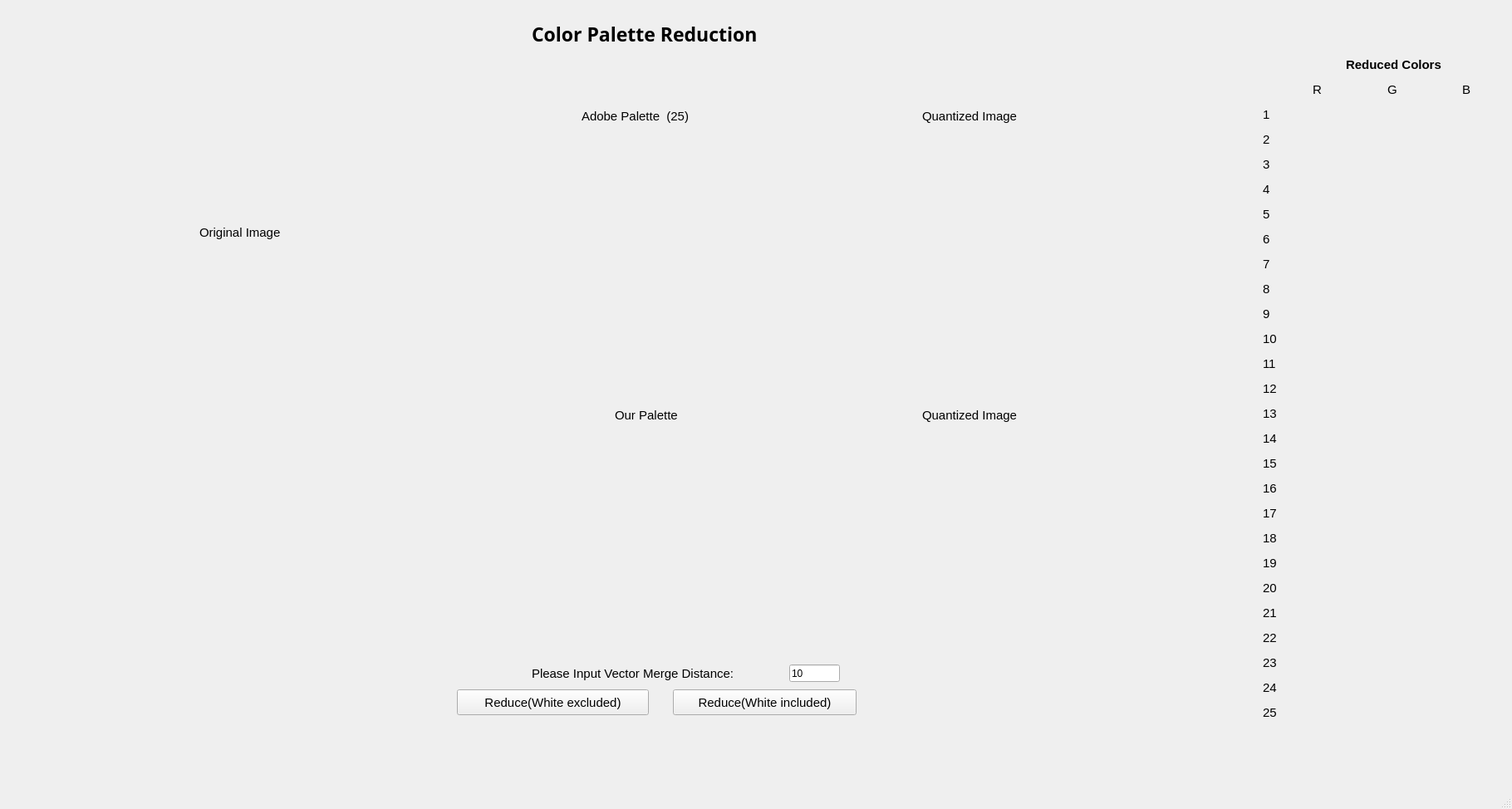
<?xml version="1.0" encoding="UTF-8"?>
<ui version="4.0">
 <class>MainWindow</class>
 <widget class="QMainWindow" name="MainWindow">
  <property name="geometry">
   <rect>
    <x>0</x>
    <y>0</y>
    <width>1820</width>
    <height>974</height>
   </rect>
  </property>
  <property name="windowTitle">
   <string>MainWindow</string>
  </property>
  <widget class="QWidget" name="centralwidget">
   <widget class="QLabel" name="quantizeLabel">
    <property name="geometry">
     <rect>
      <x>970</x>
      <y>170</y>
      <width>491</width>
      <height>251</height>
     </rect>
    </property>
    <property name="text">
     <string/>
    </property>
   </widget>
   <widget class="QLabel" name="originLabel">
    <property name="geometry">
     <rect>
      <x>50</x>
      <y>300</y>
      <width>491</width>
      <height>271</height>
     </rect>
    </property>
    <property name="text">
     <string/>
    </property>
   </widget>
   <widget class="QLineEdit" name="vector_distance">
    <property name="geometry">
     <rect>
      <x>950</x>
      <y>800</y>
      <width>61</width>
      <height>21</height>
     </rect>
    </property>
    <property name="text">
     <string>10</string>
    </property>
   </widget>
   <widget class="QLabel" name="label">
    <property name="geometry">
     <rect>
      <x>640</x>
      <y>801</y>
      <width>311</width>
      <height>20</height>
     </rect>
    </property>
    <property name="font">
     <font>
      <pointsize>11</pointsize>
     </font>
    </property>
    <property name="text">
     <string>Please Input Vector Merge Distance:</string>
    </property>
   </widget>
   <widget class="QLabel" name="paletteLabel1">
    <property name="geometry">
     <rect>
      <x>630</x>
      <y>170</y>
      <width>301</width>
      <height>251</height>
     </rect>
    </property>
    <property name="text">
     <string/>
    </property>
   </widget>
   <widget class="QLabel" name="paletteLabel2">
    <property name="geometry">
     <rect>
      <x>630</x>
      <y>530</y>
      <width>301</width>
      <height>251</height>
     </rect>
    </property>
    <property name="text">
     <string/>
    </property>
   </widget>
   <widget class="QLabel" name="label_2">
    <property name="geometry">
     <rect>
      <x>240</x>
      <y>270</y>
      <width>141</width>
      <height>20</height>
     </rect>
    </property>
    <property name="font">
     <font>
      <pointsize>11</pointsize>
     </font>
    </property>
    <property name="text">
     <string>Original Image</string>
    </property>
   </widget>
   <widget class="QLabel" name="label_3">
    <property name="geometry">
     <rect>
      <x>1110</x>
      <y>130</y>
      <width>191</width>
      <height>20</height>
     </rect>
    </property>
    <property name="font">
     <font>
      <pointsize>11</pointsize>
     </font>
    </property>
    <property name="text">
     <string>Quantized Image</string>
    </property>
   </widget>
   <widget class="QLabel" name="label_4">
    <property name="geometry">
     <rect>
      <x>700</x>
      <y>130</y>
      <width>201</width>
      <height>20</height>
     </rect>
    </property>
    <property name="font">
     <font>
      <pointsize>11</pointsize>
     </font>
    </property>
    <property name="text">
     <string>Adobe Palette  (25)</string>
    </property>
   </widget>
   <widget class="QLabel" name="label_5">
    <property name="geometry">
     <rect>
      <x>740</x>
      <y>490</y>
      <width>141</width>
      <height>20</height>
     </rect>
    </property>
    <property name="font">
     <font>
      <pointsize>11</pointsize>
     </font>
    </property>
    <property name="text">
     <string>Our Palette</string>
    </property>
   </widget>
   <widget class="QLabel" name="quantizeLabel2">
    <property name="geometry">
     <rect>
      <x>970</x>
      <y>530</y>
      <width>491</width>
      <height>251</height>
     </rect>
    </property>
    <property name="text">
     <string/>
    </property>
   </widget>
   <widget class="QLabel" name="label_6">
    <property name="geometry">
     <rect>
      <x>1110</x>
      <y>490</y>
      <width>191</width>
      <height>20</height>
     </rect>
    </property>
    <property name="font">
     <font>
      <pointsize>11</pointsize>
     </font>
    </property>
    <property name="text">
     <string>Quantized Image</string>
    </property>
   </widget>
   <widget class="QPushButton" name="reduceBtn">
    <property name="geometry">
     <rect>
      <x>550</x>
      <y>830</y>
      <width>231</width>
      <height>31</height>
     </rect>
    </property>
    <property name="font">
     <font>
      <pointsize>11</pointsize>
     </font>
    </property>
    <property name="text">
     <string>Reduce(White excluded)</string>
    </property>
   </widget>
   <widget class="QLabel" name="numLabel">
    <property name="geometry">
     <rect>
      <x>830</x>
      <y>490</y>
      <width>31</width>
      <height>20</height>
     </rect>
    </property>
    <property name="font">
     <font>
      <pointsize>11</pointsize>
     </font>
    </property>
    <property name="text">
     <string/>
    </property>
   </widget>
   <widget class="QLabel" name="label_7">
    <property name="geometry">
     <rect>
      <x>640</x>
      <y>30</y>
      <width>411</width>
      <height>21</height>
     </rect>
    </property>
    <property name="font">
     <font>
      <family>Arial Black</family>
      <pointsize>17</pointsize>
      <weight>75</weight>
      <italic>false</italic>
      <bold>true</bold>
      <strikeout>false</strikeout>
     </font>
    </property>
    <property name="text">
     <string>Color Palette Reduction</string>
    </property>
   </widget>
   <widget class="QLabel" name="psnrLabel2">
    <property name="geometry">
     <rect>
      <x>1250</x>
      <y>490</y>
      <width>171</width>
      <height>20</height>
     </rect>
    </property>
    <property name="font">
     <font>
      <pointsize>11</pointsize>
     </font>
    </property>
    <property name="text">
     <string/>
    </property>
   </widget>
   <widget class="QLabel" name="psnrLabel1">
    <property name="geometry">
     <rect>
      <x>1250</x>
      <y>130</y>
      <width>161</width>
      <height>20</height>
     </rect>
    </property>
    <property name="font">
     <font>
      <pointsize>11</pointsize>
     </font>
    </property>
    <property name="text">
     <string/>
    </property>
   </widget>
   <widget class="QLabel" name="label_8">
    <property name="geometry">
     <rect>
      <x>1620</x>
      <y>70</y>
      <width>171</width>
      <height>16</height>
     </rect>
    </property>
    <property name="font">
     <font>
      <pointsize>11</pointsize>
      <weight>75</weight>
      <bold>true</bold>
     </font>
    </property>
    <property name="text">
     <string>Reduced Colors</string>
    </property>
   </widget>
   <widget class="QLabel" name="r1">
    <property name="geometry">
     <rect>
      <x>1580</x>
      <y>130</y>
      <width>31</width>
      <height>16</height>
     </rect>
    </property>
    <property name="font">
     <font>
      <pointsize>11</pointsize>
     </font>
    </property>
    <property name="text">
     <string/>
    </property>
   </widget>
   <widget class="QLabel" name="g1">
    <property name="geometry">
     <rect>
      <x>1670</x>
      <y>130</y>
      <width>31</width>
      <height>16</height>
     </rect>
    </property>
    <property name="font">
     <font>
      <pointsize>11</pointsize>
     </font>
    </property>
    <property name="text">
     <string/>
    </property>
   </widget>
   <widget class="QLabel" name="b1">
    <property name="geometry">
     <rect>
      <x>1760</x>
      <y>130</y>
      <width>31</width>
      <height>16</height>
     </rect>
    </property>
    <property name="font">
     <font>
      <pointsize>11</pointsize>
     </font>
    </property>
    <property name="text">
     <string/>
    </property>
   </widget>
   <widget class="QLabel" name="b2">
    <property name="geometry">
     <rect>
      <x>1760</x>
      <y>160</y>
      <width>31</width>
      <height>16</height>
     </rect>
    </property>
    <property name="font">
     <font>
      <pointsize>11</pointsize>
     </font>
    </property>
    <property name="text">
     <string/>
    </property>
   </widget>
   <widget class="QLabel" name="r2">
    <property name="geometry">
     <rect>
      <x>1580</x>
      <y>160</y>
      <width>31</width>
      <height>16</height>
     </rect>
    </property>
    <property name="font">
     <font>
      <pointsize>11</pointsize>
     </font>
    </property>
    <property name="text">
     <string/>
    </property>
   </widget>
   <widget class="QLabel" name="g2">
    <property name="geometry">
     <rect>
      <x>1670</x>
      <y>160</y>
      <width>31</width>
      <height>16</height>
     </rect>
    </property>
    <property name="font">
     <font>
      <pointsize>11</pointsize>
     </font>
    </property>
    <property name="text">
     <string/>
    </property>
   </widget>
   <widget class="QLabel" name="b3">
    <property name="geometry">
     <rect>
      <x>1760</x>
      <y>190</y>
      <width>31</width>
      <height>16</height>
     </rect>
    </property>
    <property name="font">
     <font>
      <pointsize>11</pointsize>
     </font>
    </property>
    <property name="text">
     <string/>
    </property>
   </widget>
   <widget class="QLabel" name="g3">
    <property name="geometry">
     <rect>
      <x>1670</x>
      <y>190</y>
      <width>31</width>
      <height>16</height>
     </rect>
    </property>
    <property name="font">
     <font>
      <pointsize>11</pointsize>
     </font>
    </property>
    <property name="text">
     <string/>
    </property>
   </widget>
   <widget class="QLabel" name="r3">
    <property name="geometry">
     <rect>
      <x>1580</x>
      <y>190</y>
      <width>31</width>
      <height>16</height>
     </rect>
    </property>
    <property name="font">
     <font>
      <pointsize>11</pointsize>
     </font>
    </property>
    <property name="text">
     <string/>
    </property>
   </widget>
   <widget class="QLabel" name="b4">
    <property name="geometry">
     <rect>
      <x>1760</x>
      <y>220</y>
      <width>31</width>
      <height>16</height>
     </rect>
    </property>
    <property name="font">
     <font>
      <pointsize>11</pointsize>
     </font>
    </property>
    <property name="text">
     <string/>
    </property>
   </widget>
   <widget class="QLabel" name="r4">
    <property name="geometry">
     <rect>
      <x>1580</x>
      <y>220</y>
      <width>31</width>
      <height>16</height>
     </rect>
    </property>
    <property name="font">
     <font>
      <pointsize>11</pointsize>
     </font>
    </property>
    <property name="text">
     <string/>
    </property>
   </widget>
   <widget class="QLabel" name="g4">
    <property name="geometry">
     <rect>
      <x>1670</x>
      <y>220</y>
      <width>31</width>
      <height>16</height>
     </rect>
    </property>
    <property name="font">
     <font>
      <pointsize>11</pointsize>
     </font>
    </property>
    <property name="text">
     <string/>
    </property>
   </widget>
   <widget class="QLabel" name="b5">
    <property name="geometry">
     <rect>
      <x>1760</x>
      <y>250</y>
      <width>31</width>
      <height>16</height>
     </rect>
    </property>
    <property name="font">
     <font>
      <pointsize>11</pointsize>
     </font>
    </property>
    <property name="text">
     <string/>
    </property>
   </widget>
   <widget class="QLabel" name="r5">
    <property name="geometry">
     <rect>
      <x>1580</x>
      <y>250</y>
      <width>31</width>
      <height>16</height>
     </rect>
    </property>
    <property name="font">
     <font>
      <pointsize>11</pointsize>
     </font>
    </property>
    <property name="text">
     <string/>
    </property>
   </widget>
   <widget class="QLabel" name="g5">
    <property name="geometry">
     <rect>
      <x>1670</x>
      <y>250</y>
      <width>31</width>
      <height>16</height>
     </rect>
    </property>
    <property name="font">
     <font>
      <pointsize>11</pointsize>
     </font>
    </property>
    <property name="text">
     <string/>
    </property>
   </widget>
   <widget class="QLabel" name="b6">
    <property name="geometry">
     <rect>
      <x>1760</x>
      <y>280</y>
      <width>31</width>
      <height>16</height>
     </rect>
    </property>
    <property name="font">
     <font>
      <pointsize>11</pointsize>
     </font>
    </property>
    <property name="text">
     <string/>
    </property>
   </widget>
   <widget class="QLabel" name="g6">
    <property name="geometry">
     <rect>
      <x>1670</x>
      <y>280</y>
      <width>31</width>
      <height>16</height>
     </rect>
    </property>
    <property name="font">
     <font>
      <pointsize>11</pointsize>
     </font>
    </property>
    <property name="text">
     <string/>
    </property>
   </widget>
   <widget class="QLabel" name="r6">
    <property name="geometry">
     <rect>
      <x>1580</x>
      <y>280</y>
      <width>31</width>
      <height>16</height>
     </rect>
    </property>
    <property name="font">
     <font>
      <pointsize>11</pointsize>
     </font>
    </property>
    <property name="text">
     <string/>
    </property>
   </widget>
   <widget class="QLabel" name="b7">
    <property name="geometry">
     <rect>
      <x>1760</x>
      <y>310</y>
      <width>31</width>
      <height>16</height>
     </rect>
    </property>
    <property name="font">
     <font>
      <pointsize>11</pointsize>
     </font>
    </property>
    <property name="text">
     <string/>
    </property>
   </widget>
   <widget class="QLabel" name="g7">
    <property name="geometry">
     <rect>
      <x>1670</x>
      <y>310</y>
      <width>31</width>
      <height>16</height>
     </rect>
    </property>
    <property name="font">
     <font>
      <pointsize>11</pointsize>
     </font>
    </property>
    <property name="text">
     <string/>
    </property>
   </widget>
   <widget class="QLabel" name="r7">
    <property name="geometry">
     <rect>
      <x>1580</x>
      <y>310</y>
      <width>31</width>
      <height>16</height>
     </rect>
    </property>
    <property name="font">
     <font>
      <pointsize>11</pointsize>
     </font>
    </property>
    <property name="text">
     <string/>
    </property>
   </widget>
   <widget class="QLabel" name="b8">
    <property name="geometry">
     <rect>
      <x>1760</x>
      <y>340</y>
      <width>31</width>
      <height>16</height>
     </rect>
    </property>
    <property name="font">
     <font>
      <pointsize>11</pointsize>
     </font>
    </property>
    <property name="text">
     <string/>
    </property>
   </widget>
   <widget class="QLabel" name="g8">
    <property name="geometry">
     <rect>
      <x>1670</x>
      <y>340</y>
      <width>31</width>
      <height>16</height>
     </rect>
    </property>
    <property name="font">
     <font>
      <pointsize>11</pointsize>
     </font>
    </property>
    <property name="text">
     <string/>
    </property>
   </widget>
   <widget class="QLabel" name="r8">
    <property name="geometry">
     <rect>
      <x>1580</x>
      <y>340</y>
      <width>31</width>
      <height>16</height>
     </rect>
    </property>
    <property name="font">
     <font>
      <pointsize>11</pointsize>
     </font>
    </property>
    <property name="text">
     <string/>
    </property>
   </widget>
   <widget class="QLabel" name="b9">
    <property name="geometry">
     <rect>
      <x>1760</x>
      <y>370</y>
      <width>31</width>
      <height>16</height>
     </rect>
    </property>
    <property name="font">
     <font>
      <pointsize>11</pointsize>
     </font>
    </property>
    <property name="text">
     <string/>
    </property>
   </widget>
   <widget class="QLabel" name="r9">
    <property name="geometry">
     <rect>
      <x>1580</x>
      <y>370</y>
      <width>31</width>
      <height>16</height>
     </rect>
    </property>
    <property name="font">
     <font>
      <pointsize>11</pointsize>
     </font>
    </property>
    <property name="text">
     <string/>
    </property>
   </widget>
   <widget class="QLabel" name="g9">
    <property name="geometry">
     <rect>
      <x>1670</x>
      <y>370</y>
      <width>31</width>
      <height>16</height>
     </rect>
    </property>
    <property name="font">
     <font>
      <pointsize>11</pointsize>
     </font>
    </property>
    <property name="text">
     <string/>
    </property>
   </widget>
   <widget class="QLabel" name="b10">
    <property name="geometry">
     <rect>
      <x>1760</x>
      <y>400</y>
      <width>31</width>
      <height>16</height>
     </rect>
    </property>
    <property name="font">
     <font>
      <pointsize>11</pointsize>
     </font>
    </property>
    <property name="text">
     <string/>
    </property>
   </widget>
   <widget class="QLabel" name="r10">
    <property name="geometry">
     <rect>
      <x>1580</x>
      <y>400</y>
      <width>31</width>
      <height>16</height>
     </rect>
    </property>
    <property name="font">
     <font>
      <pointsize>11</pointsize>
     </font>
    </property>
    <property name="text">
     <string/>
    </property>
   </widget>
   <widget class="QLabel" name="g10">
    <property name="geometry">
     <rect>
      <x>1670</x>
      <y>400</y>
      <width>31</width>
      <height>16</height>
     </rect>
    </property>
    <property name="font">
     <font>
      <pointsize>11</pointsize>
     </font>
    </property>
    <property name="text">
     <string/>
    </property>
   </widget>
   <widget class="QLabel" name="b11">
    <property name="geometry">
     <rect>
      <x>1760</x>
      <y>430</y>
      <width>31</width>
      <height>16</height>
     </rect>
    </property>
    <property name="font">
     <font>
      <pointsize>11</pointsize>
     </font>
    </property>
    <property name="text">
     <string/>
    </property>
   </widget>
   <widget class="QLabel" name="r11">
    <property name="geometry">
     <rect>
      <x>1580</x>
      <y>430</y>
      <width>31</width>
      <height>16</height>
     </rect>
    </property>
    <property name="font">
     <font>
      <pointsize>11</pointsize>
     </font>
    </property>
    <property name="text">
     <string/>
    </property>
   </widget>
   <widget class="QLabel" name="g11">
    <property name="geometry">
     <rect>
      <x>1670</x>
      <y>430</y>
      <width>31</width>
      <height>16</height>
     </rect>
    </property>
    <property name="font">
     <font>
      <pointsize>11</pointsize>
     </font>
    </property>
    <property name="text">
     <string/>
    </property>
   </widget>
   <widget class="QLabel" name="b12">
    <property name="geometry">
     <rect>
      <x>1760</x>
      <y>460</y>
      <width>31</width>
      <height>16</height>
     </rect>
    </property>
    <property name="font">
     <font>
      <pointsize>11</pointsize>
     </font>
    </property>
    <property name="text">
     <string/>
    </property>
   </widget>
   <widget class="QLabel" name="r12">
    <property name="geometry">
     <rect>
      <x>1580</x>
      <y>460</y>
      <width>31</width>
      <height>16</height>
     </rect>
    </property>
    <property name="font">
     <font>
      <pointsize>11</pointsize>
     </font>
    </property>
    <property name="text">
     <string/>
    </property>
   </widget>
   <widget class="QLabel" name="g12">
    <property name="geometry">
     <rect>
      <x>1670</x>
      <y>460</y>
      <width>31</width>
      <height>16</height>
     </rect>
    </property>
    <property name="font">
     <font>
      <pointsize>11</pointsize>
     </font>
    </property>
    <property name="text">
     <string/>
    </property>
   </widget>
   <widget class="QLabel" name="b13">
    <property name="geometry">
     <rect>
      <x>1760</x>
      <y>490</y>
      <width>31</width>
      <height>16</height>
     </rect>
    </property>
    <property name="font">
     <font>
      <pointsize>11</pointsize>
     </font>
    </property>
    <property name="text">
     <string/>
    </property>
   </widget>
   <widget class="QLabel" name="r13">
    <property name="geometry">
     <rect>
      <x>1580</x>
      <y>490</y>
      <width>31</width>
      <height>16</height>
     </rect>
    </property>
    <property name="font">
     <font>
      <pointsize>11</pointsize>
     </font>
    </property>
    <property name="text">
     <string/>
    </property>
   </widget>
   <widget class="QLabel" name="g13">
    <property name="geometry">
     <rect>
      <x>1670</x>
      <y>490</y>
      <width>31</width>
      <height>16</height>
     </rect>
    </property>
    <property name="font">
     <font>
      <pointsize>11</pointsize>
     </font>
    </property>
    <property name="text">
     <string/>
    </property>
   </widget>
   <widget class="QLabel" name="b14">
    <property name="geometry">
     <rect>
      <x>1760</x>
      <y>520</y>
      <width>31</width>
      <height>16</height>
     </rect>
    </property>
    <property name="font">
     <font>
      <pointsize>11</pointsize>
     </font>
    </property>
    <property name="text">
     <string/>
    </property>
   </widget>
   <widget class="QLabel" name="r14">
    <property name="geometry">
     <rect>
      <x>1580</x>
      <y>520</y>
      <width>31</width>
      <height>16</height>
     </rect>
    </property>
    <property name="font">
     <font>
      <pointsize>11</pointsize>
     </font>
    </property>
    <property name="text">
     <string/>
    </property>
   </widget>
   <widget class="QLabel" name="g14">
    <property name="geometry">
     <rect>
      <x>1670</x>
      <y>520</y>
      <width>31</width>
      <height>16</height>
     </rect>
    </property>
    <property name="font">
     <font>
      <pointsize>11</pointsize>
     </font>
    </property>
    <property name="text">
     <string/>
    </property>
   </widget>
   <widget class="QLabel" name="r15">
    <property name="geometry">
     <rect>
      <x>1580</x>
      <y>550</y>
      <width>31</width>
      <height>16</height>
     </rect>
    </property>
    <property name="font">
     <font>
      <pointsize>11</pointsize>
     </font>
    </property>
    <property name="text">
     <string/>
    </property>
   </widget>
   <widget class="QLabel" name="b15">
    <property name="geometry">
     <rect>
      <x>1760</x>
      <y>550</y>
      <width>31</width>
      <height>16</height>
     </rect>
    </property>
    <property name="font">
     <font>
      <pointsize>11</pointsize>
     </font>
    </property>
    <property name="text">
     <string/>
    </property>
   </widget>
   <widget class="QLabel" name="g15">
    <property name="geometry">
     <rect>
      <x>1670</x>
      <y>550</y>
      <width>31</width>
      <height>16</height>
     </rect>
    </property>
    <property name="font">
     <font>
      <pointsize>11</pointsize>
     </font>
    </property>
    <property name="text">
     <string/>
    </property>
   </widget>
   <widget class="QLabel" name="b16">
    <property name="geometry">
     <rect>
      <x>1760</x>
      <y>580</y>
      <width>31</width>
      <height>16</height>
     </rect>
    </property>
    <property name="font">
     <font>
      <pointsize>11</pointsize>
     </font>
    </property>
    <property name="text">
     <string/>
    </property>
   </widget>
   <widget class="QLabel" name="r16">
    <property name="geometry">
     <rect>
      <x>1580</x>
      <y>580</y>
      <width>31</width>
      <height>16</height>
     </rect>
    </property>
    <property name="font">
     <font>
      <pointsize>11</pointsize>
     </font>
    </property>
    <property name="text">
     <string/>
    </property>
   </widget>
   <widget class="QLabel" name="g16">
    <property name="geometry">
     <rect>
      <x>1670</x>
      <y>580</y>
      <width>31</width>
      <height>16</height>
     </rect>
    </property>
    <property name="font">
     <font>
      <pointsize>11</pointsize>
     </font>
    </property>
    <property name="text">
     <string/>
    </property>
   </widget>
   <widget class="QLabel" name="b17">
    <property name="geometry">
     <rect>
      <x>1760</x>
      <y>610</y>
      <width>31</width>
      <height>16</height>
     </rect>
    </property>
    <property name="font">
     <font>
      <pointsize>11</pointsize>
     </font>
    </property>
    <property name="text">
     <string/>
    </property>
   </widget>
   <widget class="QLabel" name="r17">
    <property name="geometry">
     <rect>
      <x>1580</x>
      <y>610</y>
      <width>31</width>
      <height>16</height>
     </rect>
    </property>
    <property name="font">
     <font>
      <pointsize>11</pointsize>
     </font>
    </property>
    <property name="text">
     <string/>
    </property>
   </widget>
   <widget class="QLabel" name="g17">
    <property name="geometry">
     <rect>
      <x>1670</x>
      <y>610</y>
      <width>31</width>
      <height>16</height>
     </rect>
    </property>
    <property name="font">
     <font>
      <pointsize>11</pointsize>
     </font>
    </property>
    <property name="text">
     <string/>
    </property>
   </widget>
   <widget class="QLabel" name="b18">
    <property name="geometry">
     <rect>
      <x>1760</x>
      <y>640</y>
      <width>31</width>
      <height>16</height>
     </rect>
    </property>
    <property name="font">
     <font>
      <pointsize>11</pointsize>
     </font>
    </property>
    <property name="text">
     <string/>
    </property>
   </widget>
   <widget class="QLabel" name="g18">
    <property name="geometry">
     <rect>
      <x>1670</x>
      <y>640</y>
      <width>31</width>
      <height>16</height>
     </rect>
    </property>
    <property name="font">
     <font>
      <pointsize>11</pointsize>
     </font>
    </property>
    <property name="text">
     <string/>
    </property>
   </widget>
   <widget class="QLabel" name="r18">
    <property name="geometry">
     <rect>
      <x>1580</x>
      <y>640</y>
      <width>31</width>
      <height>16</height>
     </rect>
    </property>
    <property name="font">
     <font>
      <pointsize>11</pointsize>
     </font>
    </property>
    <property name="text">
     <string/>
    </property>
   </widget>
   <widget class="QLabel" name="b19">
    <property name="geometry">
     <rect>
      <x>1760</x>
      <y>670</y>
      <width>31</width>
      <height>16</height>
     </rect>
    </property>
    <property name="font">
     <font>
      <pointsize>11</pointsize>
     </font>
    </property>
    <property name="text">
     <string/>
    </property>
   </widget>
   <widget class="QLabel" name="g19">
    <property name="geometry">
     <rect>
      <x>1670</x>
      <y>670</y>
      <width>31</width>
      <height>16</height>
     </rect>
    </property>
    <property name="font">
     <font>
      <pointsize>11</pointsize>
     </font>
    </property>
    <property name="text">
     <string/>
    </property>
   </widget>
   <widget class="QLabel" name="r19">
    <property name="geometry">
     <rect>
      <x>1580</x>
      <y>670</y>
      <width>31</width>
      <height>16</height>
     </rect>
    </property>
    <property name="font">
     <font>
      <pointsize>11</pointsize>
     </font>
    </property>
    <property name="text">
     <string/>
    </property>
   </widget>
   <widget class="QLabel" name="b20">
    <property name="geometry">
     <rect>
      <x>1760</x>
      <y>700</y>
      <width>31</width>
      <height>16</height>
     </rect>
    </property>
    <property name="font">
     <font>
      <pointsize>11</pointsize>
     </font>
    </property>
    <property name="text">
     <string/>
    </property>
   </widget>
   <widget class="QLabel" name="g20">
    <property name="geometry">
     <rect>
      <x>1670</x>
      <y>700</y>
      <width>31</width>
      <height>16</height>
     </rect>
    </property>
    <property name="font">
     <font>
      <pointsize>11</pointsize>
     </font>
    </property>
    <property name="text">
     <string/>
    </property>
   </widget>
   <widget class="QLabel" name="r20">
    <property name="geometry">
     <rect>
      <x>1580</x>
      <y>700</y>
      <width>31</width>
      <height>16</height>
     </rect>
    </property>
    <property name="font">
     <font>
      <pointsize>11</pointsize>
     </font>
    </property>
    <property name="text">
     <string/>
    </property>
   </widget>
   <widget class="QLabel" name="b21">
    <property name="geometry">
     <rect>
      <x>1760</x>
      <y>730</y>
      <width>31</width>
      <height>16</height>
     </rect>
    </property>
    <property name="font">
     <font>
      <pointsize>11</pointsize>
     </font>
    </property>
    <property name="text">
     <string/>
    </property>
   </widget>
   <widget class="QLabel" name="g21">
    <property name="geometry">
     <rect>
      <x>1670</x>
      <y>730</y>
      <width>31</width>
      <height>16</height>
     </rect>
    </property>
    <property name="font">
     <font>
      <pointsize>11</pointsize>
     </font>
    </property>
    <property name="text">
     <string/>
    </property>
   </widget>
   <widget class="QLabel" name="r21">
    <property name="geometry">
     <rect>
      <x>1580</x>
      <y>730</y>
      <width>31</width>
      <height>16</height>
     </rect>
    </property>
    <property name="font">
     <font>
      <pointsize>11</pointsize>
     </font>
    </property>
    <property name="text">
     <string/>
    </property>
   </widget>
   <widget class="QLabel" name="b22">
    <property name="geometry">
     <rect>
      <x>1760</x>
      <y>760</y>
      <width>31</width>
      <height>16</height>
     </rect>
    </property>
    <property name="font">
     <font>
      <pointsize>11</pointsize>
     </font>
    </property>
    <property name="text">
     <string/>
    </property>
   </widget>
   <widget class="QLabel" name="r22">
    <property name="geometry">
     <rect>
      <x>1580</x>
      <y>760</y>
      <width>31</width>
      <height>16</height>
     </rect>
    </property>
    <property name="font">
     <font>
      <pointsize>11</pointsize>
     </font>
    </property>
    <property name="text">
     <string/>
    </property>
   </widget>
   <widget class="QLabel" name="g22">
    <property name="geometry">
     <rect>
      <x>1670</x>
      <y>760</y>
      <width>31</width>
      <height>16</height>
     </rect>
    </property>
    <property name="font">
     <font>
      <pointsize>11</pointsize>
     </font>
    </property>
    <property name="text">
     <string/>
    </property>
   </widget>
   <widget class="QLabel" name="b23">
    <property name="geometry">
     <rect>
      <x>1760</x>
      <y>790</y>
      <width>31</width>
      <height>16</height>
     </rect>
    </property>
    <property name="font">
     <font>
      <pointsize>11</pointsize>
     </font>
    </property>
    <property name="text">
     <string/>
    </property>
   </widget>
   <widget class="QLabel" name="r23">
    <property name="geometry">
     <rect>
      <x>1580</x>
      <y>790</y>
      <width>31</width>
      <height>16</height>
     </rect>
    </property>
    <property name="font">
     <font>
      <pointsize>11</pointsize>
     </font>
    </property>
    <property name="text">
     <string/>
    </property>
   </widget>
   <widget class="QLabel" name="g23">
    <property name="geometry">
     <rect>
      <x>1670</x>
      <y>790</y>
      <width>31</width>
      <height>16</height>
     </rect>
    </property>
    <property name="font">
     <font>
      <pointsize>11</pointsize>
     </font>
    </property>
    <property name="text">
     <string/>
    </property>
   </widget>
   <widget class="QLabel" name="label_78">
    <property name="geometry">
     <rect>
      <x>1520</x>
      <y>790</y>
      <width>31</width>
      <height>16</height>
     </rect>
    </property>
    <property name="font">
     <font>
      <pointsize>11</pointsize>
     </font>
    </property>
    <property name="text">
     <string>23</string>
    </property>
   </widget>
   <widget class="QLabel" name="label_79">
    <property name="geometry">
     <rect>
      <x>1520</x>
      <y>400</y>
      <width>31</width>
      <height>16</height>
     </rect>
    </property>
    <property name="font">
     <font>
      <pointsize>11</pointsize>
     </font>
    </property>
    <property name="text">
     <string>10</string>
    </property>
   </widget>
   <widget class="QLabel" name="label_80">
    <property name="geometry">
     <rect>
      <x>1520</x>
      <y>430</y>
      <width>31</width>
      <height>16</height>
     </rect>
    </property>
    <property name="font">
     <font>
      <pointsize>11</pointsize>
     </font>
    </property>
    <property name="text">
     <string>11</string>
    </property>
   </widget>
   <widget class="QLabel" name="label_81">
    <property name="geometry">
     <rect>
      <x>1520</x>
      <y>280</y>
      <width>16</width>
      <height>16</height>
     </rect>
    </property>
    <property name="font">
     <font>
      <pointsize>11</pointsize>
     </font>
    </property>
    <property name="text">
     <string>6</string>
    </property>
   </widget>
   <widget class="QLabel" name="label_82">
    <property name="geometry">
     <rect>
      <x>1520</x>
      <y>160</y>
      <width>31</width>
      <height>16</height>
     </rect>
    </property>
    <property name="font">
     <font>
      <pointsize>11</pointsize>
     </font>
    </property>
    <property name="text">
     <string>2</string>
    </property>
   </widget>
   <widget class="QLabel" name="label_83">
    <property name="geometry">
     <rect>
      <x>1520</x>
      <y>460</y>
      <width>31</width>
      <height>16</height>
     </rect>
    </property>
    <property name="font">
     <font>
      <pointsize>11</pointsize>
     </font>
    </property>
    <property name="text">
     <string>12</string>
    </property>
   </widget>
   <widget class="QLabel" name="label_84">
    <property name="geometry">
     <rect>
      <x>1520</x>
      <y>730</y>
      <width>31</width>
      <height>16</height>
     </rect>
    </property>
    <property name="font">
     <font>
      <pointsize>11</pointsize>
     </font>
    </property>
    <property name="text">
     <string>21</string>
    </property>
   </widget>
   <widget class="QLabel" name="label_85">
    <property name="geometry">
     <rect>
      <x>1520</x>
      <y>370</y>
      <width>16</width>
      <height>16</height>
     </rect>
    </property>
    <property name="font">
     <font>
      <pointsize>11</pointsize>
     </font>
    </property>
    <property name="text">
     <string>9</string>
    </property>
   </widget>
   <widget class="QLabel" name="label_86">
    <property name="geometry">
     <rect>
      <x>1520</x>
      <y>760</y>
      <width>31</width>
      <height>16</height>
     </rect>
    </property>
    <property name="font">
     <font>
      <pointsize>11</pointsize>
     </font>
    </property>
    <property name="text">
     <string>22</string>
    </property>
   </widget>
   <widget class="QLabel" name="label_87">
    <property name="geometry">
     <rect>
      <x>1520</x>
      <y>700</y>
      <width>31</width>
      <height>16</height>
     </rect>
    </property>
    <property name="font">
     <font>
      <pointsize>11</pointsize>
     </font>
    </property>
    <property name="text">
     <string>20</string>
    </property>
   </widget>
   <widget class="QLabel" name="label_88">
    <property name="geometry">
     <rect>
      <x>1520</x>
      <y>550</y>
      <width>31</width>
      <height>16</height>
     </rect>
    </property>
    <property name="font">
     <font>
      <pointsize>11</pointsize>
     </font>
    </property>
    <property name="text">
     <string>15</string>
    </property>
   </widget>
   <widget class="QLabel" name="label_89">
    <property name="geometry">
     <rect>
      <x>1520</x>
      <y>340</y>
      <width>16</width>
      <height>16</height>
     </rect>
    </property>
    <property name="font">
     <font>
      <pointsize>11</pointsize>
     </font>
    </property>
    <property name="text">
     <string>8</string>
    </property>
   </widget>
   <widget class="QLabel" name="label_90">
    <property name="geometry">
     <rect>
      <x>1520</x>
      <y>310</y>
      <width>16</width>
      <height>16</height>
     </rect>
    </property>
    <property name="font">
     <font>
      <pointsize>11</pointsize>
     </font>
    </property>
    <property name="text">
     <string>7</string>
    </property>
   </widget>
   <widget class="QLabel" name="label_91">
    <property name="geometry">
     <rect>
      <x>1520</x>
      <y>190</y>
      <width>31</width>
      <height>16</height>
     </rect>
    </property>
    <property name="font">
     <font>
      <pointsize>11</pointsize>
     </font>
    </property>
    <property name="text">
     <string>3</string>
    </property>
   </widget>
   <widget class="QLabel" name="label_92">
    <property name="geometry">
     <rect>
      <x>1520</x>
      <y>610</y>
      <width>31</width>
      <height>16</height>
     </rect>
    </property>
    <property name="font">
     <font>
      <pointsize>11</pointsize>
     </font>
    </property>
    <property name="text">
     <string>17</string>
    </property>
   </widget>
   <widget class="QLabel" name="label_93">
    <property name="geometry">
     <rect>
      <x>1520</x>
      <y>670</y>
      <width>31</width>
      <height>16</height>
     </rect>
    </property>
    <property name="font">
     <font>
      <pointsize>11</pointsize>
     </font>
    </property>
    <property name="text">
     <string>19</string>
    </property>
   </widget>
   <widget class="QLabel" name="label_94">
    <property name="geometry">
     <rect>
      <x>1520</x>
      <y>220</y>
      <width>31</width>
      <height>16</height>
     </rect>
    </property>
    <property name="font">
     <font>
      <pointsize>11</pointsize>
     </font>
    </property>
    <property name="text">
     <string>4</string>
    </property>
   </widget>
   <widget class="QLabel" name="label_95">
    <property name="geometry">
     <rect>
      <x>1520</x>
      <y>250</y>
      <width>31</width>
      <height>16</height>
     </rect>
    </property>
    <property name="font">
     <font>
      <pointsize>11</pointsize>
     </font>
    </property>
    <property name="text">
     <string>5</string>
    </property>
   </widget>
   <widget class="QLabel" name="label_96">
    <property name="geometry">
     <rect>
      <x>1520</x>
      <y>130</y>
      <width>31</width>
      <height>16</height>
     </rect>
    </property>
    <property name="font">
     <font>
      <pointsize>11</pointsize>
     </font>
    </property>
    <property name="text">
     <string>1</string>
    </property>
   </widget>
   <widget class="QLabel" name="label_97">
    <property name="geometry">
     <rect>
      <x>1520</x>
      <y>490</y>
      <width>31</width>
      <height>16</height>
     </rect>
    </property>
    <property name="font">
     <font>
      <pointsize>11</pointsize>
     </font>
    </property>
    <property name="text">
     <string>13</string>
    </property>
   </widget>
   <widget class="QLabel" name="label_98">
    <property name="geometry">
     <rect>
      <x>1520</x>
      <y>640</y>
      <width>31</width>
      <height>16</height>
     </rect>
    </property>
    <property name="font">
     <font>
      <pointsize>11</pointsize>
     </font>
    </property>
    <property name="text">
     <string>18</string>
    </property>
   </widget>
   <widget class="QLabel" name="label_99">
    <property name="geometry">
     <rect>
      <x>1520</x>
      <y>580</y>
      <width>31</width>
      <height>16</height>
     </rect>
    </property>
    <property name="font">
     <font>
      <pointsize>11</pointsize>
     </font>
    </property>
    <property name="text">
     <string>16</string>
    </property>
   </widget>
   <widget class="QLabel" name="label_100">
    <property name="geometry">
     <rect>
      <x>1520</x>
      <y>520</y>
      <width>31</width>
      <height>16</height>
     </rect>
    </property>
    <property name="font">
     <font>
      <pointsize>11</pointsize>
     </font>
    </property>
    <property name="text">
     <string>14</string>
    </property>
   </widget>
   <widget class="QLabel" name="label_101">
    <property name="geometry">
     <rect>
      <x>1520</x>
      <y>820</y>
      <width>31</width>
      <height>16</height>
     </rect>
    </property>
    <property name="font">
     <font>
      <pointsize>11</pointsize>
     </font>
    </property>
    <property name="text">
     <string>24</string>
    </property>
   </widget>
   <widget class="QLabel" name="g24">
    <property name="geometry">
     <rect>
      <x>1670</x>
      <y>820</y>
      <width>31</width>
      <height>16</height>
     </rect>
    </property>
    <property name="font">
     <font>
      <pointsize>11</pointsize>
     </font>
    </property>
    <property name="text">
     <string/>
    </property>
   </widget>
   <widget class="QLabel" name="r24">
    <property name="geometry">
     <rect>
      <x>1580</x>
      <y>820</y>
      <width>31</width>
      <height>16</height>
     </rect>
    </property>
    <property name="font">
     <font>
      <pointsize>11</pointsize>
     </font>
    </property>
    <property name="text">
     <string/>
    </property>
   </widget>
   <widget class="QLabel" name="b24">
    <property name="geometry">
     <rect>
      <x>1760</x>
      <y>820</y>
      <width>31</width>
      <height>16</height>
     </rect>
    </property>
    <property name="font">
     <font>
      <pointsize>11</pointsize>
     </font>
    </property>
    <property name="text">
     <string/>
    </property>
   </widget>
   <widget class="QLabel" name="b25">
    <property name="geometry">
     <rect>
      <x>1760</x>
      <y>850</y>
      <width>31</width>
      <height>16</height>
     </rect>
    </property>
    <property name="font">
     <font>
      <pointsize>11</pointsize>
     </font>
    </property>
    <property name="text">
     <string/>
    </property>
   </widget>
   <widget class="QLabel" name="r25">
    <property name="geometry">
     <rect>
      <x>1580</x>
      <y>850</y>
      <width>31</width>
      <height>16</height>
     </rect>
    </property>
    <property name="font">
     <font>
      <pointsize>11</pointsize>
     </font>
    </property>
    <property name="text">
     <string/>
    </property>
   </widget>
   <widget class="QLabel" name="g25">
    <property name="geometry">
     <rect>
      <x>1670</x>
      <y>850</y>
      <width>31</width>
      <height>16</height>
     </rect>
    </property>
    <property name="font">
     <font>
      <pointsize>11</pointsize>
     </font>
    </property>
    <property name="text">
     <string/>
    </property>
   </widget>
   <widget class="QLabel" name="label_102">
    <property name="geometry">
     <rect>
      <x>1520</x>
      <y>850</y>
      <width>31</width>
      <height>16</height>
     </rect>
    </property>
    <property name="font">
     <font>
      <pointsize>11</pointsize>
     </font>
    </property>
    <property name="text">
     <string>25</string>
    </property>
   </widget>
   <widget class="QLabel" name="r1_2">
    <property name="geometry">
     <rect>
      <x>1580</x>
      <y>100</y>
      <width>51</width>
      <height>16</height>
     </rect>
    </property>
    <property name="font">
     <font>
      <pointsize>11</pointsize>
      <weight>50</weight>
      <bold>false</bold>
     </font>
    </property>
    <property name="text">
     <string>R</string>
    </property>
   </widget>
   <widget class="QLabel" name="b1_2">
    <property name="geometry">
     <rect>
      <x>1760</x>
      <y>100</y>
      <width>51</width>
      <height>16</height>
     </rect>
    </property>
    <property name="font">
     <font>
      <pointsize>11</pointsize>
      <weight>50</weight>
      <bold>false</bold>
     </font>
    </property>
    <property name="text">
     <string>B</string>
    </property>
   </widget>
   <widget class="QLabel" name="g1_2">
    <property name="geometry">
     <rect>
      <x>1670</x>
      <y>100</y>
      <width>51</width>
      <height>16</height>
     </rect>
    </property>
    <property name="font">
     <font>
      <pointsize>11</pointsize>
      <weight>50</weight>
      <bold>false</bold>
     </font>
    </property>
    <property name="text">
     <string>G</string>
    </property>
   </widget>
   <widget class="QPushButton" name="reduceBtn2">
    <property name="geometry">
     <rect>
      <x>810</x>
      <y>830</y>
      <width>221</width>
      <height>31</height>
     </rect>
    </property>
    <property name="font">
     <font>
      <pointsize>11</pointsize>
     </font>
    </property>
    <property name="text">
     <string>Reduce(White included)</string>
    </property>
   </widget>
  </widget>
  <widget class="QMenuBar" name="menubar">
   <property name="geometry">
    <rect>
     <x>0</x>
     <y>0</y>
     <width>1820</width>
     <height>21</height>
    </rect>
   </property>
  </widget>
  <widget class="QStatusBar" name="statusbar"/>
 </widget>
 <resources/>
 <connections/>
</ui>
